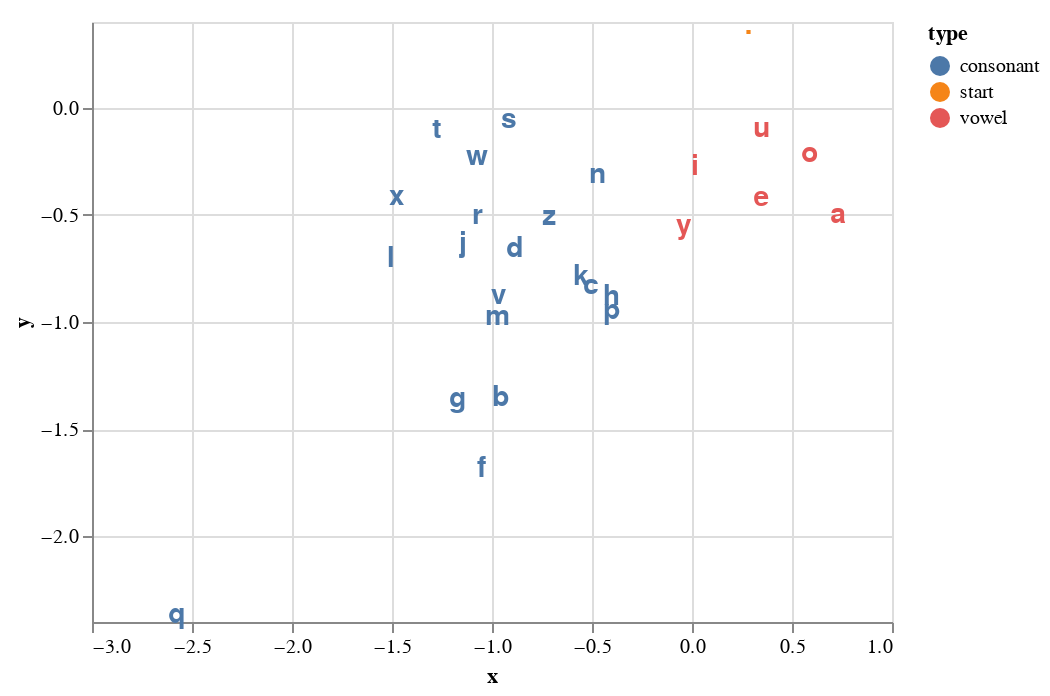

The code cell stored with this chart in its notebook:
### Code cell
import altair as alt
import pandas as pd

chars = list(".abcdefghijklmnopqrstuvwxyz")
char_type = ['start' if char == '.' else ('vowel' if char in "aeiouy" else 'consonant') for char in chars]
xy = C[[atoi(char) for char in chars]].cpu().T.data
data = pd.DataFrame({'char': chars,
                     'type': char_type,
                     'x': xy[0],
                     'y': xy[1],
                    })
alt.Chart(data).mark_text(align='center',
    baseline='middle',
    dx=0,
    dy=0,
    fontSize=14,
    fontWeight=600).encode(text='char', x='x', y='y', color='type')

### Figure 1 — Vega-Lite specification as saved in the notebook (floating-point values rounded to 4 significant figures)
{"config": {"view": {"continuousWidth": 400, "continuousHeight": 300}}, "data": {"name": "data-3fa8d627155cbaf72be50fddbefb5a19"}, "mark": {"type": "text", "align": "center", "baseline": "middle", "dx": 0, "dy": 0, "fontSize": 14, "fontWeight": 600}, "encoding": {"color": {"field": "type", "type": "nominal"}, "text": {"field": "char", "type": "nominal"}, "x": {"field": "x", "type": "quantitative"}, "y": {"field": "y", "type": "quantitative"}}, "$schema": "https://vega.github.io/schema/vega-lite/v4.17.0.json", "datasets": {"data-3fa8d627155cbaf72be50fddbefb5a19": [{"char": ".", "type": "start", "x": 0.2859, "y": 0.3836}, {"char": "a", "type": "vowel", "x": 0.7316, "y": -0.5014}, {"char": "b", "type": "consonant", "x": -0.9556, "y": -1.355}, {"char": "c", "type": "consonant", "x": -0.5056, "y": -0.8326}, {"char": "d", "type": "consonant", "x": -0.8864, "y": -0.6575}, {"char": "e", "type": "vowel", "x": 0.347, "y": -0.421}, {"char": "f", "type": "consonant", "x": -1.049, "y": -1.686}, {"char": "g", "type": "consonant", "x": -1.168, "y": -1.361}, {"char": "h", "type": "consonant", "x": -0.4031, "y": -0.8831}, {"char": "i", "type": "vowel", "x": 0.01528, "y": -0.2758}, {"char": "j", "type": "consonant", "x": -1.144, "y": -0.6351}, {"char": "k", "type": "consonant", "x": -0.5549, "y": -0.7905}, {"char": "l", "type": "consonant", "x": -1.507, "y": -0.7061}, {"char": "m", "type": "consonant", "x": -0.9694, "y": -0.9778}, {"char": "n", "type": "consonant", "x": -0.4718, "y": -0.3139}, {"char": "o", "type": "vowel", "x": 0.5901, "y": -0.2138}, {"char": "p", "type": "consonant", "x": -0.3997, "y": -0.9467}, {"char": "q", "type": "consonant", "x": -2.573, "y": -2.365}, {"char": "r", "type": "consonant", "x": -1.076, "y": -0.5069}, {"char": "s", "type": "consonant", "x": -0.9148, "y": -0.05554}, {"char": "t", "type": "consonant", "x": -1.275, "y": -0.1051}, {"char": "u", "type": "vowel", "x": 0.3524, "y": -0.09724}, {"char": "v", "type": "consonant", "x": -0.9644, "y": -0.8794}, {"char": "w", "type": "consonant", "x": -1.075, "y": -0.2318}, {"char": "x", "type": "consonant", "x": -1.475, "y": -0.4176}, {"char": "y", "type": "vowel", "x": -0.04158, "y": -0.5533}, {"char": "z", "type": "consonant", "x": -0.7127, "y": -0.5123}]}}
